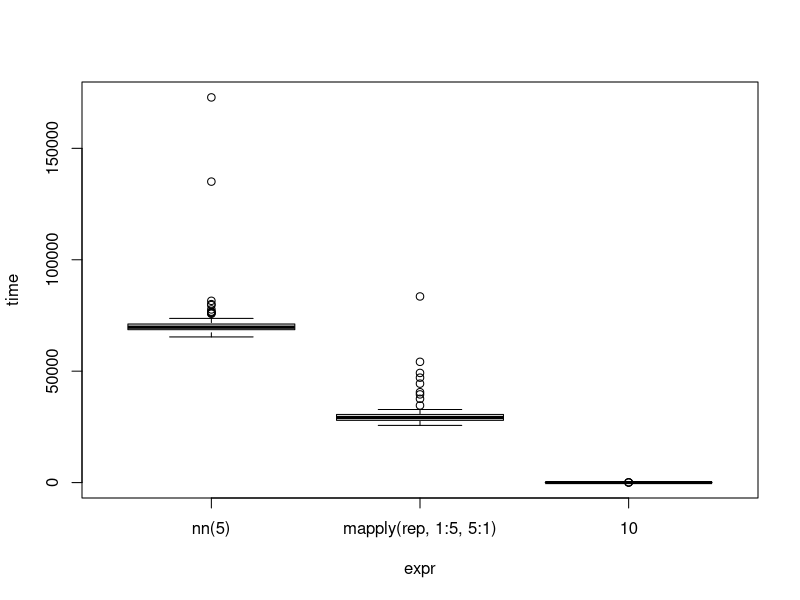
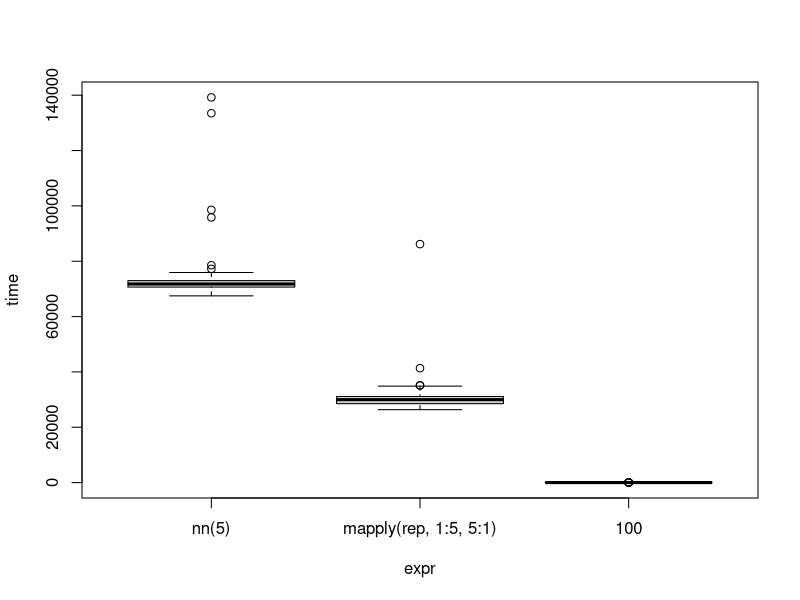
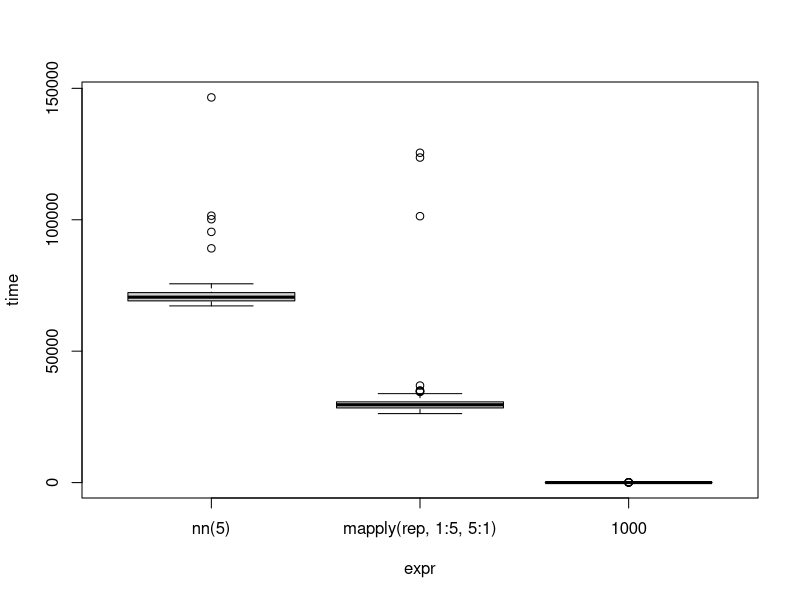

These charts were generated, in order, by the following R code:
#mapply function to print repeated numbers
mm<- mapply(rep, 1:4, 4:1)
print(mm)


#for Loop to print repeated numbers
nn<- function(x){
list = list()
for(i in 1:x){
length<- x-i+1
ww<-rep(i,length)
list[[i]]<-ww
}
print(list)
}
nn(4)

#install differert packages to compare the performance.
install.packages("microbenchmark")

#install package ggplot2 to plot graph
install.packages("ggplot2")

library("microbenchmark")
library("ggplot2")

# using microbenchmark function to compare
microbenchmark::microbenchmark(nn(5),mapply(rep, 1:5, 5:1),10)

#Saving microbenchmark to pp variable
pp<-microbenchmark::microbenchmark(nn(5),mapply(rep, 1:5, 5:1),10)

#replicating the "pp" 100 times using the replicate function
replicate(100, pp)

#plot the graph
plot(pp)

pp<-microbenchmark::microbenchmark(nn(5),mapply(rep, 1:5, 5:1),100)
#Rplot02
plot(pp)

pp<-microbenchmark::microbenchmark(nn(5),mapply(rep, 1:5, 5:1),1000)
#Rplot03(1000)
plot(pp)
